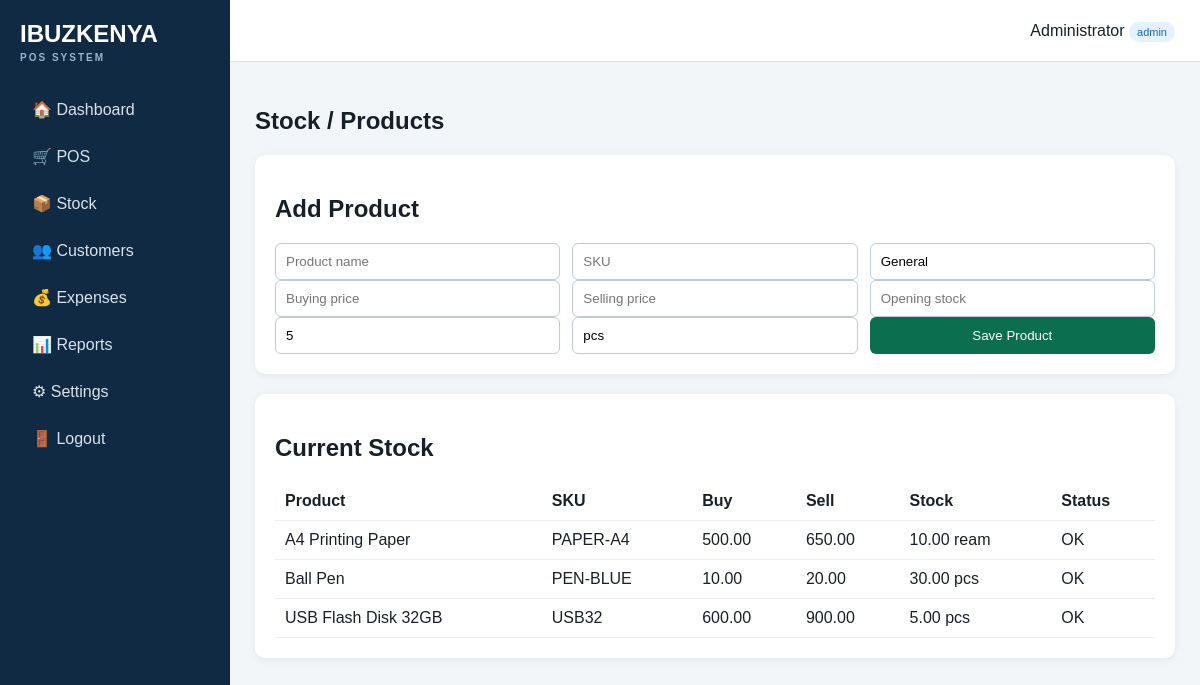
The page /products.php (signed in) on the database its author committed.
### tables this page shows
CREATE TABLE settings (
 id INT PRIMARY KEY DEFAULT 1,
 business_name VARCHAR(150) NOT NULL DEFAULT 'IBUZKENYA',
 phone VARCHAR(50) DEFAULT '',
 email VARCHAR(150) DEFAULT '',
 address VARCHAR(255) DEFAULT '',
 receipt_footer VARCHAR(255) DEFAULT 'Thank you for your business.'
);

CREATE TABLE products (
 id INT AUTO_INCREMENT PRIMARY KEY,
 name VARCHAR(150) NOT NULL,
 sku VARCHAR(80) UNIQUE,
 category VARCHAR(100) DEFAULT 'General',
 buying_price DECIMAL(12,2) NOT NULL DEFAULT 0,
 selling_price DECIMAL(12,2) NOT NULL DEFAULT 0,
 stock_qty DECIMAL(12,2) NOT NULL DEFAULT 0,
 reorder_level DECIMAL(12,2) NOT NULL DEFAULT 5,
 unit VARCHAR(30) DEFAULT 'pcs',
 active TINYINT(1) DEFAULT 1,
 created_at TIMESTAMP DEFAULT CURRENT_TIMESTAMP
);

### config/config.php (called while the page is built, shortened)
<?php
function e($v){return htmlspecialchars((string)$v,ENT_QUOTES,'UTF-8');}
function money($n){return number_format((float)$n,2);}

### products.php (the view, shortened to what this page needs)
<?php require 'includes/header.php';
$products=$pdo->query("SELECT * FROM products WHERE active=1 ORDER BY name")->fetchAll();
?>
<h1>Stock / Products</h1><div class="panel"><h2>Add Product</h2><form method="post"><input type="hidden" name="action" value="save"><div class="row3"><input name="name" placeholder="Product name" required><input name="sku" placeholder="SKU"><input name="category" placeholder="Category" value="General"></div><div class="row3"><input name="buying" type="number" step="0.01" placeholder="Buying price"><input name="selling" type="number" step="0.01" placeholder="Selling price"><input name="stock" type="number" step="0.01" placeholder="Opening stock"></div><div class="row3"><input name="reorder" type="number" step="0.01" value="5" placeholder="Reorder level"><input name="unit" value="pcs"><button>Save Product</button></div></form></div>
<div class="panel"><h2>Current Stock</h2><table><tr><th>Product</th><th>SKU</th><th>Buy</th><th>Sell</th><th>Stock</th><th>Status</th></tr><?php foreach($products as $p):?><tr><td><?=e($p['name'])?></td><td><?=e($p['sku'])?></td><td><?=money($p['buying_price'])?></td><td><?=money($p['selling_price'])?></td><td><?=money($p['stock_qty'])?> <?=e($p['unit'])?></td><td><?=$p['stock_qty']<=$p['reorder_level']?'<span class="low">LOW</span>':'OK'?></td></tr><?php endforeach;?></table></div>
<?php require 'includes/footer.php';?>

### includes/header.php
<?php require_once __DIR__.'/../config/config.php'; require_login(); $set=$pdo->query("SELECT * FROM settings WHERE id=1")->fetch(); ?>
<!doctype html><html><head><meta charset="utf-8"><meta name="viewport" content="width=device-width,initial-scale=1">
<title><?=e($set['business_name'])?> POS</title><link rel="stylesheet" href="assets/style.css"></head>
<body><div class="layout"><aside><div class="brand"><?=e($set['business_name'])?><small>POS SYSTEM</small></div>
<nav>
<a href="dashboard.php">🏠 Dashboard</a><a href="pos.php">🛒 POS</a><a href="products.php">📦 Stock</a><a href="customers.php">👥 Customers</a>
<a href="expenses.php">💰 Expenses</a><a href="reports.php">📊 Reports</a><a href="settings.php">⚙ Settings</a><a href="logout.php">🚪 Logout</a>
</nav></aside><main><header class="top"><div><?=e($_SESSION['user']['full_name'])?> <span class="badge"><?=e($_SESSION['user']['role'])?></span></div></header><section class="content">

### assets/style.css (style rules this page uses)
* { box-sizing:border-box }
body { margin:0;font-family:Arial,sans-serif;background:#f3f6f9;color:#17202a }
.layout { display:flex;min-height:100vh }
aside { width:230px;background:#102a43;color:#fff;padding:20px;position:fixed;top:0;bottom:0 }
.brand { font-size:24px;font-weight:800;margin-bottom:25px }
.brand small { display:block;font-size:10px;letter-spacing:2px;color:#9fb3c8;margin-top:4px }
nav a { display:block;color:#d9e2ec;text-decoration:none;padding:12px;border-radius:7px;margin:4px 0 }
main { margin-left:230px;flex:1 }
.top { height:62px;background:#fff;border-bottom:1px solid #ddd;display:flex;align-items:center;justify-content:flex-end;padding:0 25px }
.content { padding:25px }
.panel { background:#fff;border-radius:10px;padding:20px;margin-top:20px;box-shadow:0 2px 8px #00000010 }
table { width:100%;border-collapse:collapse }
th,td { padding:10px;border-bottom:1px solid #eee;text-align:left }
input,select,button,textarea { padding:10px;border:1px solid #bcccdc;border-radius:6px;width:100% }
button,.btn { background:#0b6e4f;color:#fff;border:0;cursor:pointer;text-decoration:none;display:inline-block;text-align:center }
.row3 { display:grid;grid-template-columns:repeat(3,1fr);gap:12px }
.badge { background:#e3f2fd;color:#1565c0;padding:4px 8px;border-radius:12px;font-size:11px }

### rows shown on the page
settings: business_name "IBUZKENYA"
products: name "A4 Printing Paper", sku "PAPER-A4", buying_price "500.00", selling_price "650.00", stock_qty "10.00", unit "ream", reorder_level "OK"
products: name "Ball Pen", sku "PEN-BLUE", buying_price "10.00", selling_price "20.00", stock_qty "30.00", unit "pcs", reorder_level "OK"
products: name "USB Flash Disk 32GB", sku "USB32", buying_price "600.00", selling_price "900.00", stock_qty "5.00", unit "pcs", reorder_level "OK"

### other values the page prints
$_SESSION['user']['full_name'] "Administrator"
$_SESSION['user']['role'] "admin"
